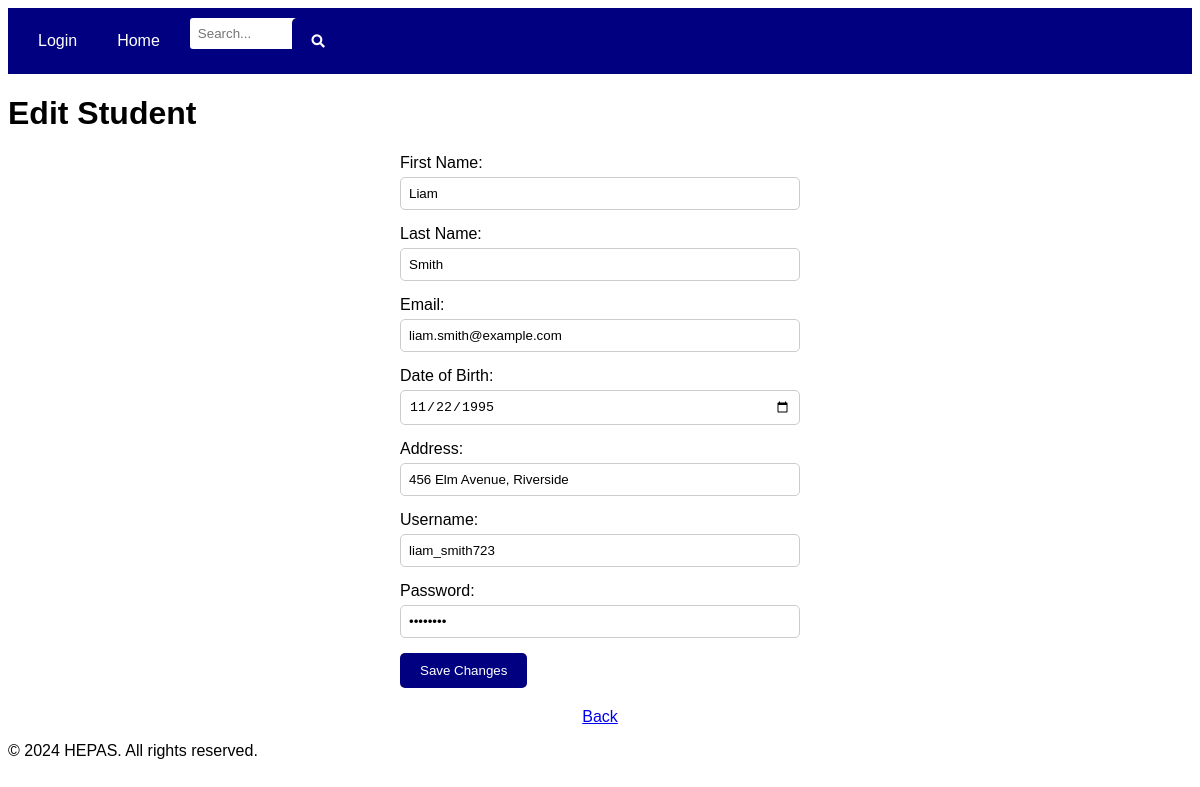
Page /edit_student/1 on the committed database.
### app/models/student.py (models this page shows, shortened)
class Student(db.Model):
    __tablename__ = 'student'
    student_id = db.Column(db.Integer, primary_key=True, autoincrement=True)
    first_name = db.Column(db.String(50), nullable=False)
    last_name = db.Column(db.String(50), nullable=False)
    email = db.Column(db.String(62), nullable=False)
    date_of_birth = db.Column(db.Date)
    address = db.Column(db.String(80))
    password_hash = db.Column(db.String(128), nullable=False)
    username = db.Column(db.String(20), unique=True, nullable=False)
    level = db.Column(db.String(10), nullable=False)
    password = db.Column(db.String(128), nullable=False)

### app/controllers/manage_students.py (the view, shortened to what this page needs)
@manage_students_bp.route('/edit_student/<int:student_id>', methods=['GET', 'POST'])
def edit_student(student_id):
    student = Student.query.get(student_id)
    if student is None:
        flash('Student not found.', 'error')
        return redirect(url_for('manage_students.manage_students_page'))
    return render_template('edit_student.html', student=student)

### app/views/templates/edit_student.html
{% extends "base.html" %}
{% block content %}
<link rel="stylesheet" href="{{ url_for('static', filename='css/edit.css') }}">
<h1>Edit Student</h1>
<form method="post">
    <label for="first_name">First Name:</label>
    <input type="text" id="first_name" name="first_name" value="{{ student.first_name }}" required>
    <label for="last_name">Last Name:</label>
    <input type="text" id="last_name" name="last_name" value="{{ student.last_name }}" required>
    <label for="email">Email:</label>
    <input type="email" id="email" name="email" value="{{ student.email }}" required>
    <label for="date_of_birth">Date of Birth:</label>
    <input type="date" id="date_of_birth" name="date_of_birth" value="{{ student.date_of_birth }}" required>
    <label for="address">Address:</label>
    <input type="text" id="address" name="address" value="{{ student.address }}" required>
    <label for="username">Username:</label>
    <input type="text" id="username" name="username" value="{{ student.username }}" required>
    <label for="password">Password:</label>
    <input type="password" id="password" name="password" value="{{ student.password }}" required>
    <button type="submit">Save Changes</button>
</form>
{% endblock %}

### app/views/static/css/edit.css (style rules this page uses)
body { font-family: Arial, sans-serif; }
form { max-width: 400px; margin: 0 auto; }
label { display: block; margin-bottom: 5px; }
input[type="text"], input[type="email"], input[type="date"], input[type="password"] { width: 100%; padding: 8px; margin-bottom: 15px; border: 1px solid #ccc; border-radius: 5px; box-sizing: border-box; }
button[type="submit"] { background-color: navy; color: white; padding: 10px 20px; border: none; border-radius: 5px; cursor: pointer; }

### rows in the picture
Student: first_name "Liam", last_name "Smith", email "liam.smith@example.com", date_of_birth "11/22/1995", address "456 Elm Avenue, Riverside", username "liam_smith723"
